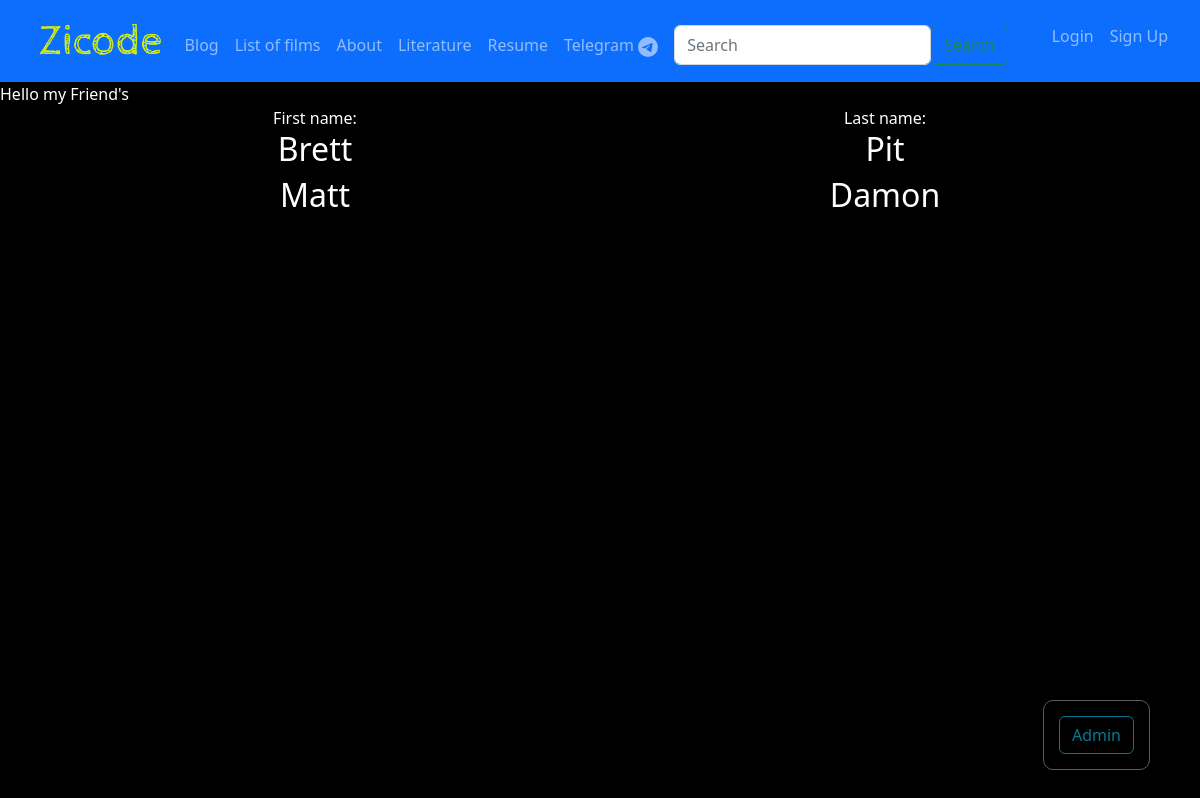
Screenshot of /film/11-friends-oceans/ with the database file from the repository.
### film/models.py (models this page shows, shortened)
class Actor(models.Model):
    first_name = models.CharField("Имя", blank=True, max_length=100)
    last_name = models.CharField("Фамилия", blank=True, max_length=100)

### film/views.py (the view)
# urls.py: path('<slug:film_slug>/', views.detailfilms, name='detailfilms'),
def detailfilms(request, film_slug):
    posts = get_object_or_404(Film, slug=film_slug)
    actors = Actor.objects.all()
    context = {
        'posts': posts,
        'actors': actors,
    }
    return render(request, 'film/detailfilms.html', context=context)

### film/templates/film/detailfilms.html (shortened to what this page needs)
{% extends 'portfolio/base.html' %}
{% block content_film %}
<div class="col-md-55 text-center">
    <div class="container">
        <div class="row">
            <div class="col-6">First name:</div>
            <div class="col-6">Last name:</div>
        </div>
    </div>
    <div class="container">
        <div class="row">
            {% for actor in posts.actors.all %}
            <div class="col-6">
                <h2> {{ actor.first_name }}</h2>
            </div>
            <div class="col-6">
                <h2> {{ actor.last_name }}</h2>
            </div>
            {% endfor %}
        </div>
    </div>
</div>
{% endblock %}

### portfolio/static/css/styles.css (style rules this page uses)
body { background: #000000; color: #fff; }

### rows the page displays
Actor: first_name "Brett", last_name "Pit"
Actor: first_name "Matt", last_name "Damon"
